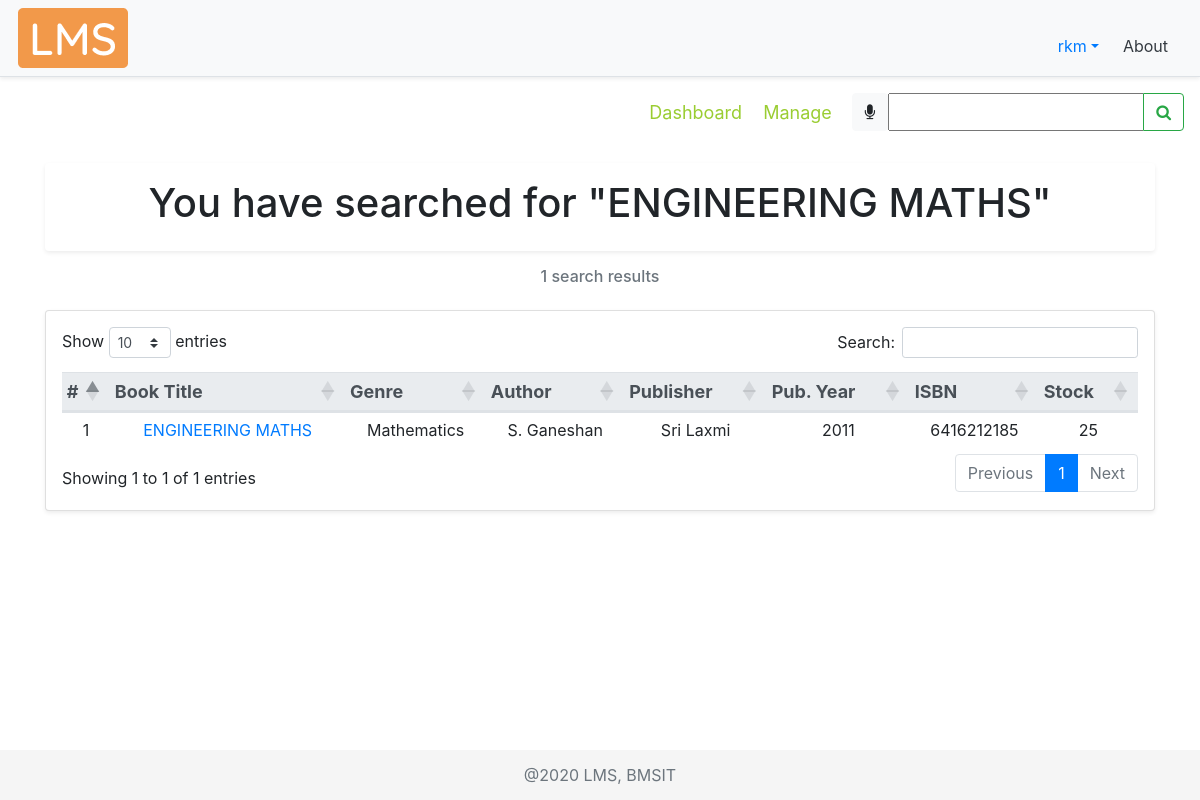
The app's page /search/ENGINEERING MATHS (signed in) with its own data.
### account/models.py (models this page shows, shortened)
class Account(AbstractBaseUser):
    COURSES = (
        ("ISE", "Information Science Engineering"),
        ("CSE", "Computer Science Engineering"),
        ("ECE", "Electronics and Communication Engineering"),
        ("ME", "Mechanical Engineering"),
        ("ETE", "Electronics and Telecommunication Engineering"),
        ("EEE", "Electrical and Electronics Engineering"),
        ("CIV", "Civil Engineering"),
        ("MCA", "Master of Computer Applications"),
        ("AI&ML", "Artificial Intelligence and Machine Learning")
    )
    SEM = (
        (1, 1),
        (2, 2),
        (3, 3),
        (4, 4),
        (5, 5),
        (6, 6),
        (7, 7),
        (8, 8),
    )
    email = models.EmailField(verbose_name="email",
                              max_length=50, unique=True, help_text="Email id")
    username = models.CharField(
        max_length=30, unique=True, help_text="Username")
    fName = models.CharField(max_length=20, help_text='First name')
    mName = models.CharField(
        max_length=20, help_text='Middle name', blank=True)
    lName = models.CharField(max_length=20, help_text='Last name', blank=True)
    streetAddr = models.CharField(
        max_length=50, help_text="Street Address", null=True)
    district = models.CharField(max_length=20, null=True, help_text="District")
    state = models.CharField(max_length=20, null=True, help_text="State")
    pinCode = models.CharField(max_length=6, null=True, help_text="PIN Code", validators=[RegexValidator(
        regex='[0-9]{6}', message="Enter a valid Postal Identification Number", code="invalid_pinCode")])
    phoneNum = models.CharField(max_length=10, null=True, blank=True, help_text="Phone number", validators=[
                                RegexValidator(regex='[0-9]{10}', message="Enter a valid Phone Number", code="invalid_phoneNum")])
    USN = models.CharField(max_length=10, null=True, unique=True, blank=True, help_text="University Serial Number", validators=[
                           RegexValidator(regex='[1-4]{1}[a-zA-Z]{2}[0-9]{2}[a-zA-Z]{2}[0-9]{3}', message="Enter a valid USN", code="invalid_USN")])
    course = models.CharField(max_length=50, null=True,
                              choices=COURSES, blank=True, help_text="Branch")
    sem = models.PositiveSmallIntegerField(
        null=True, choices=SEM, blank=True, help_text="Semester")
    salary = models.CharField(max_length=6, null=True, blank=True, help_text="Salary", validators=[
                              RegexValidator(regex='[0-9]{5,6}', message="Enter a valid Salary", code="invalid_salary")])
    date_joined = models.DateTimeField(
        verbose_name='date joined', auto_now_add=True)
    last_login = models.DateTimeField(verbose_name='last login', auto_now=True)
    is_admin = models.BooleanField(default=False)
    is_active = models.BooleanField(default=True)
    is_staff = models.BooleanField(default=False)
    is_superuser = models.BooleanField(default=False)
    USERNAME_FIELD = 'email'
    REQUIRED_FIELDS = ['username', 'fName']
    objects = MyAccountManager()

### libraryApp/models.py (models this page shows, shortened)
class BOOK(models.Model):
    GENRE = (
        ("CS", "Computer Science"),
        ("MATH", "Mathematics"),
        ("ELE", "Electronics"),
        ("TC", "Telecommunication"),
        ("CHE", "Chemistry"),
        ("PHY", "Physics"),
        ("MEC", "Mechanics"),
        ("EVS", "Environmental Science"),
        ("BIO", "Bioengineering"),
        ("BUS", "Business Skills"),
    )
    bookTitle = models.CharField(max_length=50, help_text="Book Title")
    genre = models.CharField(max_length=30, null=True,
                             choices=GENRE, help_text="Category")
    pubYear = models.CharField(
        max_length=4, null=True, help_text="Year of publication")
    isbn = models.CharField(max_length=13, null=True, unique=True,
                            help_text="International Standard Book Number")
    librarianID = models.ForeignKey(
        settings.AUTH_USER_MODEL, null=True, on_delete=models.CASCADE, help_text="Librarian ID")
    pubID = models.ForeignKey(
        PUBLISHER, null=True, on_delete=models.CASCADE, help_text="Publisher ID")
    authorID = models.ManyToManyField(AUTHOR, help_text="Authors")
    def __str__(self):
        return self.bookTitle

class AUTHOR(models.Model):
    authorName = models.CharField(max_length=30, help_text="Author name")
    def __str__(self):
        return self.authorName

class PUBLISHER(models.Model):
    pubName = models.CharField(
        max_length=30, help_text="Publisher name", null=True)
    streetAddr = models.CharField(
        max_length=50, help_text="Street Address", null=True)
    district = models.CharField(max_length=20, help_text="District", null=True)
    state = models.CharField(max_length=20, help_text="State", null=True)
    pinCode = models.CharField(max_length=6, help_text="PIN Code", null=True, validators=[RegexValidator(
        regex='[0-9]{6}', message="Enter a valid Postal Identification Number", code="invalid_pinCode")])
    phoneNum = models.CharField(
        max_length=10, help_text="Phone number", null=True, validators=[
            RegexValidator(regex='[0-9]{10}', message="Enter a valid Phone Number", code="invalid_phoneNum")])

### libraryApp/views.py (the view)
# urls.py: path('search/<str:book>', views.searchBook, name="search"),
@login_required(login_url='signin')
def searchBook(request, book):
    searchResult = 'libraryApp/search_result_page.html'
    books = BOOK.objects.filter(bookTitle__icontains=book)
    myFilter = BookFilter(request.POST, queryset=books)
    if request.method == "POST":
        print(request.POST)
        return redirect(searchBook, book=request.POST['bookTitle'])
    print(books)
    booksList = []
    count = 0
    for i in books:
        count += 1
        stock = STOCK.objects.filter(bookID__id=i.id).first()
        authors = AUTHOR.objects.filter(book__id=i.id)
        authorList = []
        authorIDList = []
        for a in authors.all():
            if a not in authorList:  # loic to check redundancy
                authorList.append(a)
                authorIDList.append(a.id)
        authorString = ', '.join(map(str, authorList))
        booksList.append(tempBook(count, i.bookTitle, i.id, i.get_genre_display, i.pubID.id,
                                  i.pubID.pubName, i.pubYear, authorIDList, authorString, i.isbn, stock.bookCopies))
    context = {
        'books': booksList,
        'count': count,
        'query': book,
        'myFilter': myFilter
    }
    return render(request, searchResult, context)

### libraryApp/templates/libraryApp/search_result_page.html (shortened to what this page needs)
{% load static %}
<!DOCTYPE html>
<html lang="en">
<head>
    <link rel="stylesheet" href="https://cdn.jsdelivr.net/npm/bootstrap@4.5.3/dist/css/bootstrap.min.css">
    <link rel="stylesheet" href="https://stackpath.bootstrapcdn.com/font-awesome/4.7.0/css/font-awesome.min.css">
    <link rel="stylesheet" href="{% static '/css/main.css' %}">
    <link rel="stylesheet" href="https://cdn.datatables.net/1.10.22/css/dataTables.bootstrap4.min.css">
</head>
<body>
    <div class="d-flex flex-column flex-md-row align-items-center p-2 px-md-3 mb-2 bg-light border-bottom shadow-sm">
      <img class="logo my-0 mr-md-auto font-weight-normal" src="{% static '/img/lms.png' %}" alt="LMS Logo">
        <nav class="nav mt-3 mr-2">
            <div class="nav-item dropdown">
              <a class="nav-link dropdown-toggle" data-toggle="dropdown" role="button">{{request.user.username}}</a>
            </div>
            <a class="p-2 text-dark" href="{% url 'about' %}">About</a>
        </nav>
    </div>
    <nav class="navbar">
    <div class="navbar-nav mySubMenu ml-auto">
        <nav>
            <a href="{% url 'dashboard' %}" title="Click here to visit dashboard">Dashboard</a>
            {% if request.user.is_staff %}
                <a href="{% url 'manage' %}" title="Click here to manage books">Manage</a>
            {% endif %}
        </nav>
    </div>
    <form class="form-inline" method="POST">
        <div class="input-group">
        <div id="speech" class="btn btn-light" title="Click the Mic to speak">
            <i class="fa fa-microphone" aria-hidden="true"></i>
        </div>
        {{myFilter.form}}
        <div class="input-group-append">
            <button id="searchButton" class="btn btn-outline-success" type="submit">
            <i class="fa fa-search"></i>
            </button>
        </div>
        </div>
    </form>
    </nav>
    <br>
    <div class="container-fluid">
        <div class="container">
            <div class="col-md-12 text-center shadow-sm p-3 bg-white rounded">
                <h1>You have searched for "{{query}}"</h1>
            </div>
            <div class="col-md-12 mt-3">
                <h6 class="form-text text-center text-muted">
                    {{count}} search results
                </h6>
            </div>
            {% if count > 0%}
            <div class="card card-body col-md-12 shadow-sm p-3 bg-white rounded mt-4">
                <table id="dataTable8" class="table table-sm table-hover text-center">
                    <thead class="thead-light threadText">
                        <tr>
                            <th scope="col">#</th>
                            <th scope="col">Book Title</th>
                            <th scope="col">Genre</th>
                            <th scope="col">Author</th>
                            <th scope="col">Publisher</th>
                            <th scope="col">Pub. Year</th>
                            <th scope="col">ISBN</th>
                            <th scope="col">Stock</th>
                        </tr>
                    </thead>
                    {% for i in books %}
                    <tr>
                        <td>{{i.slNo}}</td>
                        <td><a href="{% url 'viewbook' i.bookID %}">{{i.bookTitle}}</a></td>
                        <td>{{i.genre}}</td>
                        <td>{{i.author}}</td>
                        <td>{{i.pubName}}</td>
                        <td>{{i.pubYear}}</td>
                        <td>{{i.isbn}}</td>
                        <td>{{i.stock}}</td>
                    </tr>
                    {% endfor %}
                </table>
            </div>
            {% else %}
            <div class="justify-content-center row mt-5">
                <h3 class="text-center text-secondary">Sorry☹, Currently there's no book in the library named
                    <strong>{{query}}</strong></h3>
            </div>
            {% endif %}
        </div>
    </div>
    <br>
    <footer class="footer">
        <div class="container text-center">
            <span class="text-muted">@2020 LMS, BMSIT</span>
        </div>
    </footer>
</body>
</html>

### static/css/main.css (style rules this page uses)
html { position: relative; min-height: 100%; }
body { margin-bottom: 60px; background-color: #fff; }
.footer { position: absolute; bottom: 0; width: 100%; height: 50px; line-height: 50px; background-color: #f5f5f5; }
.mySubMenu { margin-right: 10px; padding: 2px; font-size: large; }
.mySubMenu a { padding-left: 8px; padding-right: 8px; color: yellowgreen; }

### libraryApp/templates/libraryApp/search_result_page.html (style rules this page uses)
.logo { margin: 2px; }
.threadText { font-size: 18px; padding: 5px; margin: 5px; }

### records on screen
Account: user.username "rkm"
BOOK: bookTitle "ENGINEERING MATHS", bookTitle "ENGINEERING MATHS", genre "Mathematics", pubYear "2011", isbn "6416212185"
AUTHOR: author "S. Ganeshan"
PUBLISHER: pubName "Sri Laxmi"

### other values on screen
{{ count }} "1"
{{ i.slNo }} "1"
{{ i.stock }} "25"
